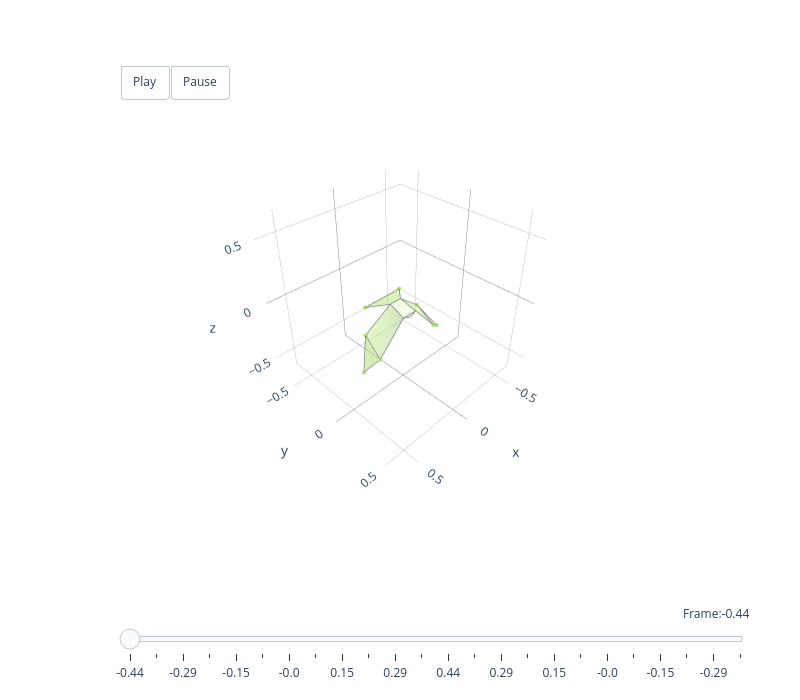
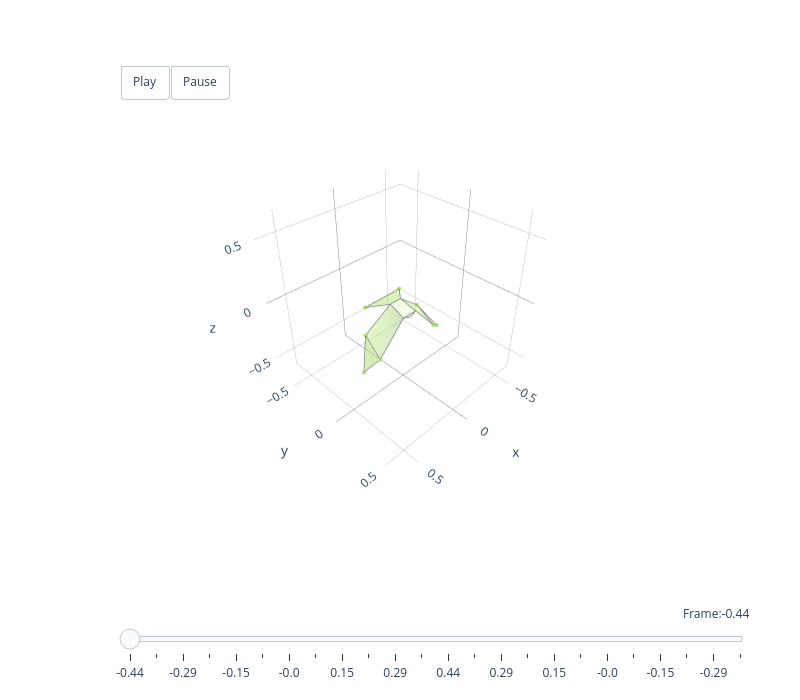

Here is the notebook cell these charts were saved with, in order:
### Markdown cell above
### Mode 1 — Wing Lifting (~67% variance)

The dominant morphing mode captures the primary flapping axis: the wing rises and falls as a whole unit. This single mode accounts for two-thirds of all shape variation.

### Code cell
animate_mode(1, hawk3d, principal_components, scores, mu, colour_list,
             sign_fn=apply_sign_conventions)

### Figure 1 — Plotly figure (JSON) as saved in the notebook; plotly's stock layout.template omitted (floating-point values rounded to 4 significant figures)
{"data": [{"color": "#B5E675", "hoverinfo": "none", "opacity": 0.5, "type": "mesh3d", "x": [-0.3803, -0.2757, -0.2603], "y": [-0.009377, 0.04866, -0.1139], "z": [-0.3847, -0.2959, -0.1827]}, {"hoverinfo": "name", "line": {"color": "grey", "width": 1.5}, "mode": "lines", "name": "left_handwing #B5E675", "type": "scatter3d", "x": [-0.3803, -0.2757, -0.2603, -0.3803], "y": [-0.009377, 0.04866, -0.1139, -0.009377], "z": [-0.3847, -0.2959, -0.1827, -0.3847]}, {"color": "#B5E675", "hoverinfo": "none", "opacity": 0.5, "type": "mesh3d", "x": [0.3803, 0.2757, 0.2603], "y": [-0.009377, 0.04866, -0.1139], "z": [-0.3847, -0.2959, -0.1827]}, {"hoverinfo": "name", "line": {"color": "grey", "width": 1.5}, "mode": "lines", "name": "right_handwing #B5E675", "type": "scatter3d", "x": [0.3803, 0.2757, 0.2603, 0.3803], "y": [-0.009377, 0.04866, -0.1139, -0.009377], "z": [-0.3847, -0.2959, -0.1827, -0.3847]}, {"color": "#B5E675", "hoverinfo": "none", "opacity": 0.4, "type": "mesh3d", "x": [-0.2757, -0.2603, -0.05, -0.06], "y": [0.04866, -0.1139, -0.08, 0.06], "z": [-0.2959, -0.1827, -0.005, -0.045]}, {"hoverinfo": "name", "line": {"color": "grey", "width": 1.5}, "mode": "lines", "name": "left_armwing #B5E675", "type": "scatter3d", "x": [-0.2757, -0.2603, -0.05, -0.06, -0.2757], "y": [0.04866, -0.1139, -0.08, 0.06, 0.04866], "z": [-0.2959, -0.1827, -0.005, -0.045, -0.2959]}, {"color": "#B5E675", "hoverinfo": "none", "opacity": 0.4, "type": "mesh3d", "x": [0.2757, 0.2603, 0.05, 0.06], "y": [0.04866, -0.1139, -0.08, 0.06], "z": [-0.2959, -0.1827, -0.005, -0.045]}, {"hoverinfo": "name", "line": {"color": "grey", "width": 1.5}, "mode": "lines", "name": "right_armwing #B5E675", "type": "scatter3d", "x": [0.2757, 0.2603, 0.05, 0.06, 0.2757], "y": [0.04866, -0.1139, -0.08, 0.06, 0.04866], "z": [-0.2959, -0.1827, -0.005, -0.045, -0.2959]}, {"color": "#B5E675", "hoverinfo": "none", "opacity": 0.2, "type": "mesh3d", "x": [0.06, -0.06, -0.05, 0.05], "y": [0.06, 0.06, -0.08, -0.08], "z": [-0.045, -0.045, -0.005, -0.005]}, {"hoverinfo": "name", "line": {"color": "grey", "width": 1.5}, "mode": "lines", "name": "body #B5E675", "type": "scatter3d", "x": [0.06, -0.06, -0.05, 0.05, 0.06], "y": [0.06, 0.06, -0.08, -0.08, 0.06], "z": [-0.045, -0.045, -0.005, -0.005, -0.045]}, {"color": "#B5E675", "hoverinfo": "none", "opacity": 0.2, "type": "mesh3d", "x": [0.06, 3.743e-05, -0.06], "y": [0.06, 0.0705, 0.06], "z": [-0.045, -0.0617, -0.045]}, {"hoverinfo": "name", "line": {"color": "grey", "width": 1.5}, "mode": "lines", "name": "head #B5E675", "type": "scatter3d", "x": [0.06, 3.743e-05, -0.06, 0.06], "y": [0.06, 0.0705, 0.06, 0.06], "z": [-0.045, -0.0617, -0.045, -0.045]}, {"color": "#B5E675", "hoverinfo": "none", "opacity": 0.5, "type": "mesh3d", "x": [0.1701, -0.1701, -0.05, 0.05], "y": [-0.2128, -0.2128, -0.08, -0.08], "z": [-0.03992, -0.03992, -0.005, -0.005]}, {"hoverinfo": "name", "line": {"color": "grey", "width": 1.5}, "mode": "lines", "name": "tail #B5E675", "type": "scatter3d", "x": [0.1701, -0.1701, -0.05, 0.05, 0.1701], "y": [-0.2128, -0.2128, -0.08, -0.08, -0.2128], "z": [-0.03992, -0.03992, -0.005, -0.005, -0.03992]}, {"hoverinfo": "none", "marker": {"color": "#B5E675", "opacity": 1, "size": 2.5}, "mode": "markers", "type": "scatter3d", "x": [-0.3803, 0.3803, -0.2757, 0.2757, -0.2603, 0.2603, -0.1701, 0.1701], "y": [-0.009377, -0.009377, 0.04866, 0.04866, -0.1139, -0.1139, -0.2128, -0.2128], "z": [-0.3847, -0.3847, -0.2959, -0.2959, -0.1827, -0.1827, -0.03992, -0.03992]}], "layout": {"height": 700, "margin": {"b": 100, "l": 50, "r": 50, "t": 100}, "scene": {"aspectmode": "cube", "aspectratio": {"x": 1, "y": 1, "z": 1}, "camera": {"eye": {"x": 1.5, "y": 1.5, "z": 1.5}, "up": {"x": 0, "y": 0, "z": 1}}, "domain": {"x": [0, 1], "y": [0.1, 1]}, "xaxis": {"backgroundcolor": "white", "dtick": 0.5, "gridcolor": "grey", "gridwidth": 0.5, "range": [-0.6598, 0.6598], "showbackground": true, "tick0": 0, "zerolinecolor": "grey"}, "yaxis": {"backgroundcolor": "white", "dtick": 0.5, "gridcolor": "grey", "gridwidth": 0.5, "range": [-0.6939, 0.6258], "showbackground": true, "tick0": 0, "zerolinecolor": "grey"}, "zaxis": {"backgroundcolor": "white", "dtick": 0.5, "gridcolor": "grey", "gridwidth": 0.5, "range": [-0.6598, 0.6598], "showbackground": true, "tick0": 0, "zerolinecolor": "grey"}}, "showlegend": false, "sliders": [{"active": 0, "currentvalue": {"font": {"size": 12}, "prefix": "Frame:", "visible": true, "xanchor": "right"}, "len": 0.9, "pad": {"b": 10, "t": 50}, "steps": [{"args": [[0], {"frame": {"duration": 300, "redraw": true}, "mode": "immediate", "transition": {"duration": 300}}], "label": "-0.44", "method": "animate"}, {"args": [[1], {"frame": {"duration": 300, "redraw": true}, "mode": "immediate", "transition": {"duration": 300}}], "label": "-0.37", "method": "animate"}, {"args": [[2], {"frame": {"duration": 300, "redraw": true}, "mode": "immediate", "transition": {"duration": 300}}], "label": "-0.29", "method": "animate"}, {"args": [[3], {"frame": {"duration": 300, "redraw": true}, "mode": "immediate", "transition": {"duration": 300}}], "label": "-0.22", "method": "animate"}, {"args": [[4], {"frame": {"duration": 300, "redraw": true}, "mode": "immediate", "transition": {"duration": 300}}], "label": "-0.15", "method": "animate"}, {"args": [[5], {"frame": {"duration": 300, "redraw": true}, "mode": "immediate", "transition": {"duration": 300}}], "label": "-0.07", "method": "animate"}, {"args": [[6], {"frame": {"duration": 300, "redraw": true}, "mode": "immediate", "transition": {"duration": 300}}], "label": "-0.0", "method": "animate"}, {"args": [[7], {"frame": {"duration": 300, "redraw": true}, "mode": "immediate", "transition": {"duration": 300}}], "label": "0.07", "method": "animate"}, {"args": [[8], {"frame": {"duration": 300, "redraw": true}, "mode": "immediate", "transition": {"duration": 300}}], "label": "0.15", "method": "animate"}, {"args": [[9], {"frame": {"duration": 300, "redraw": true}, "mode": "immediate", "transition": {"duration": 300}}], "label": "0.22", "method": "animate"}, {"args": [[10], {"frame": {"duration": 300, "redraw": true}, "mode": "immediate", "transition": {"duration": 300}}], "label": "0.29", "method": "animate"}, {"args": [[11], {"frame": {"duration": 300, "redraw": true}, "mode": "immediate", "transition": {"duration": 300}}], "label": "0.37", "method": "animate"}, {"args": [[12], {"frame": {"duration": 300, "redraw": true}, "mode": "immediate", "transition": {"duration": 300}}], "label": "0.44", "method": "animate"}, {"args": [[13], {"frame": {"duration": 300, "redraw": true}, "mode": "immediate", "transition": {"duration": 300}}], "label": "0.37", "method": "animate"}, {"args": [[14], {"frame": {"duration": 300, "redraw": true}, "mode": "immediate", "transition": {"duration": 300}}], "label": "0.29", "method": "animate"}, {"args": [[15], {"frame": {"duration": 300, "redraw": true}, "mode": "immediate", "transition": {"duration": 300}}], "label": "0.22", "method": "animate"}, {"args": [[16], {"frame": {"duration": 300, "redraw": true}, "mode": "immediate", "transition": {"duration": 300}}], "label": "0.15", "method": "animate"}, {"args": [[17], {"frame": {"duration": 300, "redraw": true}, "mode": "immediate", "transition": {"duration": 300}}], "label": "0.07", "method": "animate"}, {"args": [[18], {"frame": {"duration": 300, "redraw": true}, "mode": "immediate", "transition": {"duration": 300}}], "label": "-0.0", "method": "animate"}, {"args": [[19], {"frame": {"duration": 300, "redraw": true}, "mode": "immediate", "transition": {"duration": 300}}], "label": "-0.07", "method": "animate"}, {"args": [[20], {"frame": {"duration": 300, "redraw": true}, "mode": "immediate", "transition": {"duration": 300}}], "label": "-0.15", "method": "animate"}, {"args": [[21], {"frame": {"duration": 300, "redraw": true}, "mode": "immediate", "transition": {"duration": 300}}], "label": "-0.22", "method": "animate"}, {"args": [[22], {"frame": {"duration": 300, "redraw": true}, "mode": "immediate", "transition": {"duration": 300}}], "label": "-0.29", "method": "animate"}, {"args": [[23], {"frame": {"duration": 300, "redraw": true}, "mode": "immediate", "transition": {"duration": 300}}], "label": "-0.37", "method": "animate"}], "transition": {"duration": 300, "easing": "cubic-in-out"}, "x": 0.1, "xanchor": "left", "y": 0, "yanchor": "top"}], "updatemenus": [{"buttons": [{"args": [null, {"frame": {"duration": 100, "redraw": true}, "mode": "immediate"}], "label": "Play", "method": "animate"}, {"args": [[null], {"frame": {"duration": 0, "redraw": true}, "mode": "immediate"}], "label": "Pause", "method": "animate"}], "direction": "left", "pad": {"r": 10, "t": 10}, "showactive": false, "type": "buttons", "x": 0.1, "xanchor": "left", "y": 1.1, "yanchor": "top"}], "width": 800}}

### Figure 2 — Plotly figure (JSON) as saved in the notebook; plotly's stock layout.template omitted (floating-point values rounded to 4 significant figures)
{"data": [{"color": "#B5E675", "hoverinfo": "none", "opacity": 0.5, "type": "mesh3d", "x": [-0.3803, -0.2757, -0.2603], "y": [-0.009377, 0.04866, -0.1139], "z": [-0.3847, -0.2959, -0.1827]}, {"hoverinfo": "name", "line": {"color": "grey", "width": 1.5}, "mode": "lines", "name": "left_handwing #B5E675", "type": "scatter3d", "x": [-0.3803, -0.2757, -0.2603, -0.3803], "y": [-0.009377, 0.04866, -0.1139, -0.009377], "z": [-0.3847, -0.2959, -0.1827, -0.3847]}, {"color": "#B5E675", "hoverinfo": "none", "opacity": 0.5, "type": "mesh3d", "x": [0.3803, 0.2757, 0.2603], "y": [-0.009377, 0.04866, -0.1139], "z": [-0.3847, -0.2959, -0.1827]}, {"hoverinfo": "name", "line": {"color": "grey", "width": 1.5}, "mode": "lines", "name": "right_handwing #B5E675", "type": "scatter3d", "x": [0.3803, 0.2757, 0.2603, 0.3803], "y": [-0.009377, 0.04866, -0.1139, -0.009377], "z": [-0.3847, -0.2959, -0.1827, -0.3847]}, {"color": "#B5E675", "hoverinfo": "none", "opacity": 0.4, "type": "mesh3d", "x": [-0.2757, -0.2603, -0.05, -0.06], "y": [0.04866, -0.1139, -0.08, 0.06], "z": [-0.2959, -0.1827, -0.005, -0.045]}, {"hoverinfo": "name", "line": {"color": "grey", "width": 1.5}, "mode": "lines", "name": "left_armwing #B5E675", "type": "scatter3d", "x": [-0.2757, -0.2603, -0.05, -0.06, -0.2757], "y": [0.04866, -0.1139, -0.08, 0.06, 0.04866], "z": [-0.2959, -0.1827, -0.005, -0.045, -0.2959]}, {"color": "#B5E675", "hoverinfo": "none", "opacity": 0.4, "type": "mesh3d", "x": [0.2757, 0.2603, 0.05, 0.06], "y": [0.04866, -0.1139, -0.08, 0.06], "z": [-0.2959, -0.1827, -0.005, -0.045]}, {"hoverinfo": "name", "line": {"color": "grey", "width": 1.5}, "mode": "lines", "name": "right_armwing #B5E675", "type": "scatter3d", "x": [0.2757, 0.2603, 0.05, 0.06, 0.2757], "y": [0.04866, -0.1139, -0.08, 0.06, 0.04866], "z": [-0.2959, -0.1827, -0.005, -0.045, -0.2959]}, {"color": "#B5E675", "hoverinfo": "none", "opacity": 0.2, "type": "mesh3d", "x": [0.06, -0.06, -0.05, 0.05], "y": [0.06, 0.06, -0.08, -0.08], "z": [-0.045, -0.045, -0.005, -0.005]}, {"hoverinfo": "name", "line": {"color": "grey", "width": 1.5}, "mode": "lines", "name": "body #B5E675", "type": "scatter3d", "x": [0.06, -0.06, -0.05, 0.05, 0.06], "y": [0.06, 0.06, -0.08, -0.08, 0.06], "z": [-0.045, -0.045, -0.005, -0.005, -0.045]}, {"color": "#B5E675", "hoverinfo": "none", "opacity": 0.2, "type": "mesh3d", "x": [0.06, 3.743e-05, -0.06], "y": [0.06, 0.0705, 0.06], "z": [-0.045, -0.0617, -0.045]}, {"hoverinfo": "name", "line": {"color": "grey", "width": 1.5}, "mode": "lines", "name": "head #B5E675", "type": "scatter3d", "x": [0.06, 3.743e-05, -0.06, 0.06], "y": [0.06, 0.0705, 0.06, 0.06], "z": [-0.045, -0.0617, -0.045, -0.045]}, {"color": "#B5E675", "hoverinfo": "none", "opacity": 0.5, "type": "mesh3d", "x": [0.1701, -0.1701, -0.05, 0.05], "y": [-0.2128, -0.2128, -0.08, -0.08], "z": [-0.03992, -0.03992, -0.005, -0.005]}, {"hoverinfo": "name", "line": {"color": "grey", "width": 1.5}, "mode": "lines", "name": "tail #B5E675", "type": "scatter3d", "x": [0.1701, -0.1701, -0.05, 0.05, 0.1701], "y": [-0.2128, -0.2128, -0.08, -0.08, -0.2128], "z": [-0.03992, -0.03992, -0.005, -0.005, -0.03992]}, {"hoverinfo": "none", "marker": {"color": "#B5E675", "opacity": 1, "size": 2.5}, "mode": "markers", "type": "scatter3d", "x": [-0.3803, 0.3803, -0.2757, 0.2757, -0.2603, 0.2603, -0.1701, 0.1701], "y": [-0.009377, -0.009377, 0.04866, 0.04866, -0.1139, -0.1139, -0.2128, -0.2128], "z": [-0.3847, -0.3847, -0.2959, -0.2959, -0.1827, -0.1827, -0.03992, -0.03992]}], "layout": {"height": 700, "margin": {"b": 100, "l": 50, "r": 50, "t": 100}, "scene": {"aspectmode": "cube", "aspectratio": {"x": 1, "y": 1, "z": 1}, "camera": {"eye": {"x": 1.5, "y": 1.5, "z": 1.5}, "up": {"x": 0, "y": 0, "z": 1}}, "domain": {"x": [0, 1], "y": [0.1, 1]}, "xaxis": {"backgroundcolor": "white", "dtick": 0.5, "gridcolor": "grey", "gridwidth": 0.5, "range": [-0.6598, 0.6598], "showbackground": true, "tick0": 0, "zerolinecolor": "grey"}, "yaxis": {"backgroundcolor": "white", "dtick": 0.5, "gridcolor": "grey", "gridwidth": 0.5, "range": [-0.6939, 0.6258], "showbackground": true, "tick0": 0, "zerolinecolor": "grey"}, "zaxis": {"backgroundcolor": "white", "dtick": 0.5, "gridcolor": "grey", "gridwidth": 0.5, "range": [-0.6598, 0.6598], "showbackground": true, "tick0": 0, "zerolinecolor": "grey"}}, "showlegend": false, "sliders": [{"active": 0, "currentvalue": {"font": {"size": 12}, "prefix": "Frame:", "visible": true, "xanchor": "right"}, "len": 0.9, "pad": {"b": 10, "t": 50}, "steps": [{"args": [[0], {"frame": {"duration": 300, "redraw": true}, "mode": "immediate", "transition": {"duration": 300}}], "label": "-0.44", "method": "animate"}, {"args": [[1], {"frame": {"duration": 300, "redraw": true}, "mode": "immediate", "transition": {"duration": 300}}], "label": "-0.37", "method": "animate"}, {"args": [[2], {"frame": {"duration": 300, "redraw": true}, "mode": "immediate", "transition": {"duration": 300}}], "label": "-0.29", "method": "animate"}, {"args": [[3], {"frame": {"duration": 300, "redraw": true}, "mode": "immediate", "transition": {"duration": 300}}], "label": "-0.22", "method": "animate"}, {"args": [[4], {"frame": {"duration": 300, "redraw": true}, "mode": "immediate", "transition": {"duration": 300}}], "label": "-0.15", "method": "animate"}, {"args": [[5], {"frame": {"duration": 300, "redraw": true}, "mode": "immediate", "transition": {"duration": 300}}], "label": "-0.07", "method": "animate"}, {"args": [[6], {"frame": {"duration": 300, "redraw": true}, "mode": "immediate", "transition": {"duration": 300}}], "label": "-0.0", "method": "animate"}, {"args": [[7], {"frame": {"duration": 300, "redraw": true}, "mode": "immediate", "transition": {"duration": 300}}], "label": "0.07", "method": "animate"}, {"args": [[8], {"frame": {"duration": 300, "redraw": true}, "mode": "immediate", "transition": {"duration": 300}}], "label": "0.15", "method": "animate"}, {"args": [[9], {"frame": {"duration": 300, "redraw": true}, "mode": "immediate", "transition": {"duration": 300}}], "label": "0.22", "method": "animate"}, {"args": [[10], {"frame": {"duration": 300, "redraw": true}, "mode": "immediate", "transition": {"duration": 300}}], "label": "0.29", "method": "animate"}, {"args": [[11], {"frame": {"duration": 300, "redraw": true}, "mode": "immediate", "transition": {"duration": 300}}], "label": "0.37", "method": "animate"}, {"args": [[12], {"frame": {"duration": 300, "redraw": true}, "mode": "immediate", "transition": {"duration": 300}}], "label": "0.44", "method": "animate"}, {"args": [[13], {"frame": {"duration": 300, "redraw": true}, "mode": "immediate", "transition": {"duration": 300}}], "label": "0.37", "method": "animate"}, {"args": [[14], {"frame": {"duration": 300, "redraw": true}, "mode": "immediate", "transition": {"duration": 300}}], "label": "0.29", "method": "animate"}, {"args": [[15], {"frame": {"duration": 300, "redraw": true}, "mode": "immediate", "transition": {"duration": 300}}], "label": "0.22", "method": "animate"}, {"args": [[16], {"frame": {"duration": 300, "redraw": true}, "mode": "immediate", "transition": {"duration": 300}}], "label": "0.15", "method": "animate"}, {"args": [[17], {"frame": {"duration": 300, "redraw": true}, "mode": "immediate", "transition": {"duration": 300}}], "label": "0.07", "method": "animate"}, {"args": [[18], {"frame": {"duration": 300, "redraw": true}, "mode": "immediate", "transition": {"duration": 300}}], "label": "-0.0", "method": "animate"}, {"args": [[19], {"frame": {"duration": 300, "redraw": true}, "mode": "immediate", "transition": {"duration": 300}}], "label": "-0.07", "method": "animate"}, {"args": [[20], {"frame": {"duration": 300, "redraw": true}, "mode": "immediate", "transition": {"duration": 300}}], "label": "-0.15", "method": "animate"}, {"args": [[21], {"frame": {"duration": 300, "redraw": true}, "mode": "immediate", "transition": {"duration": 300}}], "label": "-0.22", "method": "animate"}, {"args": [[22], {"frame": {"duration": 300, "redraw": true}, "mode": "immediate", "transition": {"duration": 300}}], "label": "-0.29", "method": "animate"}, {"args": [[23], {"frame": {"duration": 300, "redraw": true}, "mode": "immediate", "transition": {"duration": 300}}], "label": "-0.37", "method": "animate"}], "transition": {"duration": 300, "easing": "cubic-in-out"}, "x": 0.1, "xanchor": "left", "y": 0, "yanchor": "top"}], "updatemenus": [{"buttons": [{"args": [null, {"frame": {"duration": 100, "redraw": true}, "mode": "immediate"}], "label": "Play", "method": "animate"}, {"args": [[null], {"frame": {"duration": 0, "redraw": true}, "mode": "immediate"}], "label": "Pause", "method": "animate"}], "direction": "left", "pad": {"r": 10, "t": 10}, "showactive": false, "type": "buttons", "x": 0.1, "xanchor": "left", "y": 1.1, "yanchor": "top"}], "width": 800}}
